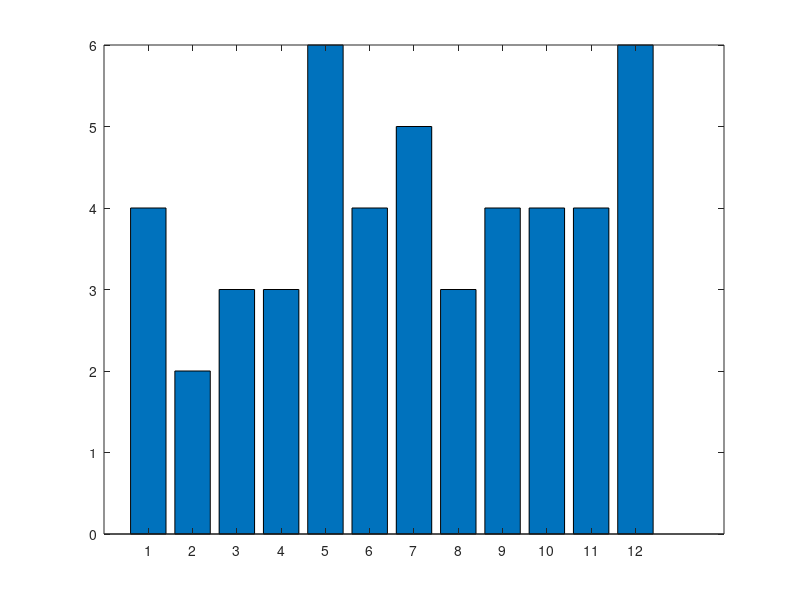

Write MATLAB code to recreate this figure. (Note: this script raises an error after producing the figure.)
%% ARES ROVER GUIDANCE AND NAVIGATION TESTING
% Authors: Guidance and Navigation
clc
clear 
close all

%% 1. SYSTEM PARAMETERS
m   = 10.0;       % Rover mass (kg)
Iz  = 2.0;        % Yaw moment of inertia (kg*m^2)
R   = 0.15;       % Effective wheel radius (m)
B_w = 0.40;       % Half-track width (m)
Kx  = 200.0;      % Longitudinal traction stiffness
Dr  = 10.0;       % Yaw damping coefficient
vx  = 0.5;        % Nominal forward velocity (m/s)
vy  = 0;          % Tangential velocity (m/s)
theta = pi/3;        % Heading Angle (Rads)
r = 0;            % Yaw rate

K_omega = (Kx*R*B_w)/(2*Iz);

% State Space Matrices

A = [ 0,  0,  -vx*sin(theta)-vy*cos(theta),    cos(theta),   -sin(theta),    0;
    0,  0, vx*cos(theta)-vy*sin(theta),    sin(theta),   cos(theta),    0;
    0,  0,  0,    0,   0,    1;
    0,  0,  0, -Kx/m,  r,    vy;
    0,  0,  0,   -r,   0,  -vx;
    0,  0,  0,    0,   0, -Dr/Iz ];

B = [       0,           0;
    0,           0;
    0,           0;
    (Kx*R)/(2*m), (Kx*R)/(2*m);
    0,           0;
    -K_omega,      K_omega ];

% Compare Eigenvalues for Open-Loop Response Sample Limit
[~,OL_eig] = eig(A);

% Observe Eigenvalues, any Complex Eigenvalues Dictate Sample Frequency
if any(imag(OL_eig))
    disp('Open-Loop Sample Time Limited by Complex Modes');
end

% Converting to DT
ts = 0.01;

% Creating the ahat matrix
Ahat = [A B
    zeros(2,8)];

% Finding the DT representations of our state system
Ahat_exp =  expm(Ahat*ts);
F = Ahat_exp(1:6,1:6);
G = Ahat_exp(1:6,7:8);


%% Observability Matrix Calculation

% Gps only:
C_GPS = [1 0 0 0 0 0
    0 1 0 0 0 0];
D_GPS = [0 0
    0 0];

H_GPS = C_GPS;
M_GPS = D_GPS;

% Check Observability of GPS Alone
O_GPS = obsv(F,H_GPS);
if rank(O_GPS) == size(F,1)
    fprintf('System is Observable with pure GPS\n');
else
    fprintf('System is not Observable with pure GPS\n');
    UNOB_GPS = null(O_GPS);
end


% Magnetometer:
C_Mag = [0 0 1 0 0 0];
D_Mag = [0 0];

H_GPS = C_Mag;
M_GPS = D_Mag;

% Check Observability of Magnetometer Alone
O_Mag = obsv(F,H_GPS);
if rank(O_Mag) == size(F,1)
    fprintf('System is Observable with pure Magnetometer\n');
else
    fprintf('System is not Observable with pure Magnetometer\n');
    UNOB_GPS = null(O_GPS);
end

% IMU:
C_IMU = [0 0 0 1 0 0
    0 0 0 0 1 0];
D_IMU = [0 0
    0 0];

H_GPS = C_IMU;
M_GPS = D_IMU;

% Check Observability of IMU Alone
O_IMU = obsv(F,H_GPS);
if rank(O_IMU) == size(F,1)
    fprintf('System is Observable with pure IMU\n');
else
    fprintf('System is not Observable with pure IMU\n');
    UNOB_GPS = null(O_IMU);
end

% Gyro:
C_Gyro = [0 0 0 1 0 0
    0 0 0 0 1 0];
D_Gyro = [0 0
    0 0];

H_GPS = C_Gyro;
M_GPS = D_Gyro;

% Check Observability of Gyro Alone
O_Gyro = obsv(F,H_GPS);
if rank(O_Gyro) == size(F,1)
    fprintf('System is Observable with pure Gyro\n');
else
    fprintf('System is not Observable with pure Gyro\n');
    UNOB_GPS = null(O_Gyro);
end


% Magnetometer and GPS:
C_MG = [1 0 0 0 0 0
    0 1 0 0 0 0
    0 0 1 0 0 0];
D_MG = [0 0
    0 0];

H_MG = C_MG;
M_MG = D_MG;

% Check Observability of Gyro Alone
O_MG = obsv(F,H_MG);
if rank(O_MG) == size(F,1)
    fprintf('System is Observable with Magnetometer and GPS\n');
else
    fprintf('System is not Observable with Magnetometer and GPS\n');
    UNOB_GPS = null(O_MG);
end


% Magnetometer and IMU:
C_MI = [0 0 0 1 0 0
    0 0 0 0 1 0
    0 0 1 0 0 0];
D_MI = [0 0
    0 0];

H_MI = C_MI;
M_MI = D_MI;

% Check Observability of Gyro Alone
O_MI = obsv(F,H_MI);
if rank(O_MI) == size(F,1)
    fprintf('System is Observable with Magnetometer and IMU\n');
else
    fprintf('System is not Observable with Magnetometer and IMU\n');
    UNOB_GPS = null(O_MI);
end

% Gyro and GPS:
C_GG = [1 0 0 0 0 0
    0 1 0 0 0 0
    0 0 0 0 0 1];
D_GG = [0 0
    0 0];

H_MG = C_GG;
M_MG = D_GG;

% Check Observability of Gyro Alone
O_GG = obsv(F,H_MG);
if rank(O_GG) == size(F,1)
    fprintf('System is Observable with Gyro and GPS\n');
else
    fprintf('System is not Observable with Gyro and GPS\n');
    UNOB_GPS = null(O_GG);
end


% Gyro and IMU:
C_GI = [0 0 0 1 0 0
    0 0 0 0 1 0
    0 0 0 0 0 1];
D_GI = [0 0
    0 0];

H_GI = C_GI;
M_GI = D_GI;

% Check Observability of Gyro Alone
O_GI = obsv(F,H_GI);
if rank(O_GI) == size(F,1)
    fprintf('System is Observable with Gyro and IMU\n');
else
    fprintf('System is not Observable with Gyro and IMU\n');
    UNOB_GPS = null(O_GI);
end

% Gyro, Magnetometer, and IMU:
C_GIM = [0 0 0 1 0 0
    0 0 0 0 1 0
    0 0 0 0 0 1
    0 0 1 0 0 0];
D_GIM = [0 0
    0 0];

H_GIM = C_GIM;
M_GIM = D_GIM;

% Check Observability of Gyro Alone
O_GIM = obsv(F,H_GIM);
if rank(O_GIM) == size(F,1)
    fprintf('System is Observable with Gyro, IMU, and Magnetometer\n');
else
    fprintf('System is not Observable with Gyro, IMU, and Magnetometer\n');
    UNOB_GPS = null(O_GIM);
end

% Gyro, Magnetometer, and GPS:
C_GGM = [1 0 0 0 0 0
    0 1 0 0 0 0
    0 0 0 0 0 1
    0 0 1 0 0 0];
D_GGM = [0 0
    0 0];

H_GGM = C_GGM;
M_GGM = D_GGM;

% Check Observability of Gyro Alone
O_GGM = obsv(F,H_GGM);
if rank(O_GGM) == size(F,1)
    fprintf('System is Observable with Gyro, GPS, and Magnetometer\n');
else
    fprintf('System is not Observable with Gyro, GPS, and Magnetometer\n');
    UNOB_GPS = null(O_GGM);
end

% Check Observability of Gyro Alone
O_GGM = obsv(F,H_GIM);
if rank(O_GGM) == size(F,1)
    fprintf('System is Observable with Gyro, IMU, and Magnetometer\n');
else
    fprintf('System is not Observable with Gyro, IMU, and Magnetometer\n');
    UNOB_GPS = null(O_GGM);
end

% Everything:
C_all = [1 0 0 0 0 0
    0 1 0 0 0 0
    0 0 0 0 0 1
    0 0 1 0 0 0
    0 0 0 1 0 0
    0 0 0 0 1 0];
D_all = [0 0
    0 0];

H_all = C_all;
M_all = D_all;

% Check Observability of Gyro Alone
O_all = obsv(F,H_all);
if rank(O_all) == size(F,1)
    fprintf('System is Observable with Gyro, GPS, Magnetometer, and IMU\n');
else
    fprintf('System is not Observable with Gyro, GPS, Magnetometer, and IMU\n');
    UNOB_GPS = null(O_all);
end

% Pulling the ranks of the obervability matrices
Observable_States = [rank(O_GPS) rank(O_Mag) rank(O_IMU) rank(O_Gyro) ...
    rank(O_MG) rank(O_MI) rank(O_GG) rank(O_GI) rank(O_GIM) rank(O_GGM) ...
    rank(O_GIM) rank(O_all)];

% Creating Labels
sensorLabels = {'GPS','Magnetometer','IMU','Gyro','Magnetometer + GPS', ...
    'Magnetometer + IMU','Gyro + GPS','Gyro + IMU','Gyro + Magnetometer + IMU', ...
    'Gyro + GPS + Magnetometer','Gyro + Magnetometer + IMU','All Sensors'};

% Creating Bar Graph
figure()
bar(Observable_States)
yline(6,'Color','r','LineWidth',2,'LineStyle','--','Label','Fully Observable System','LabelHorizontalAlignment','left')
set(gca, 'XTickLabel', sensorLabels);
ylim([0 8])
ylabel('Observable States')
xlabel('Sensors')
title('Sensors vs Observable States')
print('Observable_States','-dpng')
